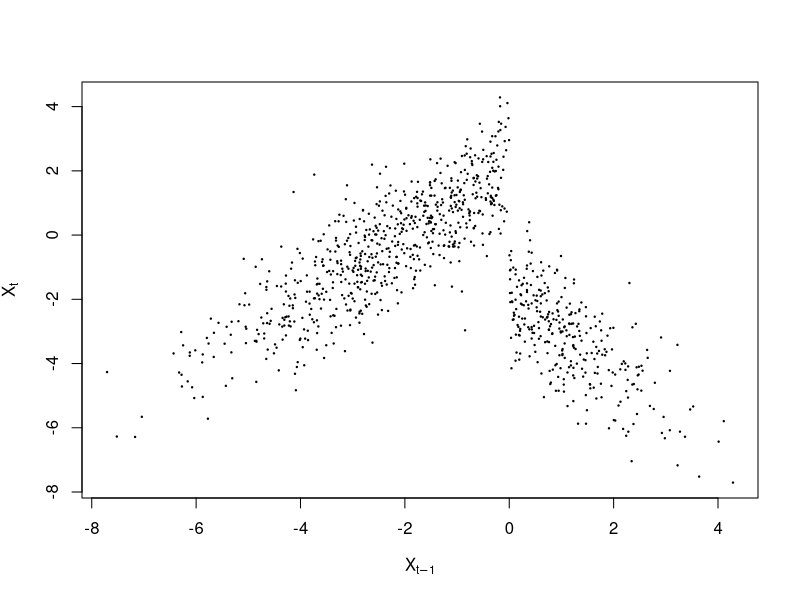

Here is the R script that generated this plot: (Note: this script raises an error after producing the figure.)
# Simulate SETAR(2,1,1) model (code taken from 3dPlotting.R given in the exercise)

##------------------------------------------------
## Make some data
## Number of samplepoints
n <- 1000
## Uniform distributed x
x <- runif(n,-1,1)
## Errors
r <- rnorm(n)
## Make a time series y with a regime model
y <- rep(NA,n)
y[1] <- r[1]
for(t in 2:n)
{
  if(y[t-1] < 0)
  {
    y[t] <- 2 + y[t-1] + r[t]
  }
  else
  {
    y[t] <- -2 - y[t-1] + r[t]
  }
}

plot(y[1:(length(y)-1)],y[2:length(y)],cex=0.2,pch=19,xlab=expression(X[t-1]),ylab=expression(X[t]))
##------------------------------------------------


# Optimize parameters
opt <- optim(c(-2,-1,2,1,4), method = "SANN", fn = RSSSetar)
opt <- optim(opt$par, method = "BFGS", fn = RSSSetar, hessian = TRUE)
opt$par
opt


x = seq(min(y),max(y),0.01)
y_fit = rep(0,length(x))
for (i in 1:length(x)){
  y_fit[i] = fit(x[i],opt)
}


lines(x,y_fit,cex=0.2,pch=19,xlab=expression(X[t-1]),ylab=expression(X[t]))




fit <- function(x,opt) {
  if (x < opt$par[5]){
    return (opt$par[1] + opt$par[2]*x)
  }
  else {
    return (opt$par[3] + opt$par[4]*x)
  }
}

RSSSetar <- function(par) {
  # alpha and beta of model 1
  p1 <- par[1]
  p2 <- par[2]
  
  # alpha and beta of model 2
  p3 <- par[3]
  p4 <- par[4]
  
  # regime change
  r <- par[5]
  
  ## Calculate the objective function value
  y_temp = rep(0,n);
  
  for(t in 2:n) {
    if(y[t-1] < r) {
      y_temp[t] <- p1 + p2*y[t-1]
    }
    else {
      y_temp[t] <- p3 + p4*y[t-1]
    }
  }
  return (t(y_temp-y) %*% (y_temp-y))
}